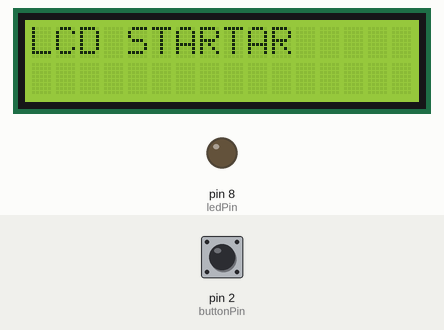
This sketch was run on a simulated Arduino Uno, built with avr-gcc and run on an emulated ATmega328P. On the bench: 16×2 character LCD, output pins drawn as LEDs (lit = HIGH). The inputs (shaded band) are chosen by the test bench; at power-on: pin 2 (buttonPin) LOW.

Above: at 2.2 s.
2.3 s: pin 2 (buttonPin) pulled HIGH for 0.15 s
At 3.6 s:
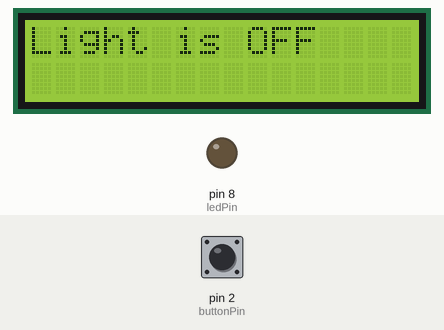
4.3 s: pin 2 (buttonPin) pulled HIGH for 3.2 s
At 5.4 s:
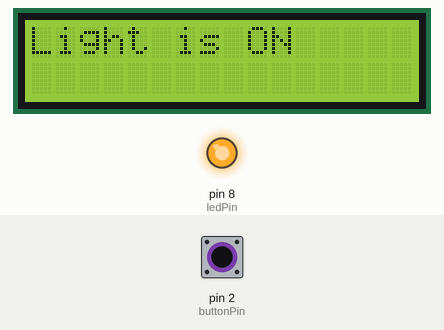
Timing chart, 0 to 9.0 s (numbered marks = the images above; inputs shaded):
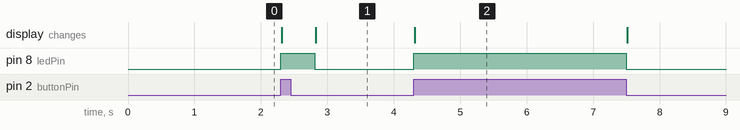

The sketch:

labb_led_knapp_lcd.ino
```cpp
#include <Wire.h>
#include <LiquidCrystal_I2C.h>


// Pinnar
const int ledPin = 8;      // LED kopplad till pin 8
const int buttonPin = 2;   // Knapp kopplad till pin 2

// Variabler
int buttonState = 0;       // Lagrar knappens status
int buttonLastState=0;


LiquidCrystal_I2C lcd(0x27, 16, 2);


void setup() {
  pinMode(ledPin, OUTPUT);     // Ställ in LED som utgång
  pinMode(buttonPin, INPUT);   // Ställ in knappen som ingång
  lcd.init();
  lcd.backlight();
  lcd.clear();
  lcd.setCursor(0,0);
  lcd.print("LCD STARTAR");
  delay(1000);

}

void loop() {
  // Läs av knappens status (HIGH om tryckt, LOW om ej tryckt)
  buttonState = digitalRead(buttonPin);

if(buttonLastState!=buttonState){
    if (buttonState == HIGH) {
      digitalWrite(ledPin, HIGH);   // Tänd LED
      lcd.clear();
      lcd.setCursor(0,0);
      lcd.print("Light is ON");
    } else {
      digitalWrite(ledPin, LOW);    // Släck LED
      lcd.clear();
      lcd.setCursor(0,0);
      lcd.print("Light is OFF");
    }
    delay(500);
  }
  buttonLastState=buttonState;
}
```

Measured:
- after the input at 2.3 s, pin 8 (ledPin): LOW → HIGH at once, → LOW 0.51 s later; the display: first changes at once (image 1 shows a later state)
- after the input at 4.3 s, pin 8 (ledPin): LOW → HIGH at once, → LOW 3.2 s later; the display: changes at once (image 2)
